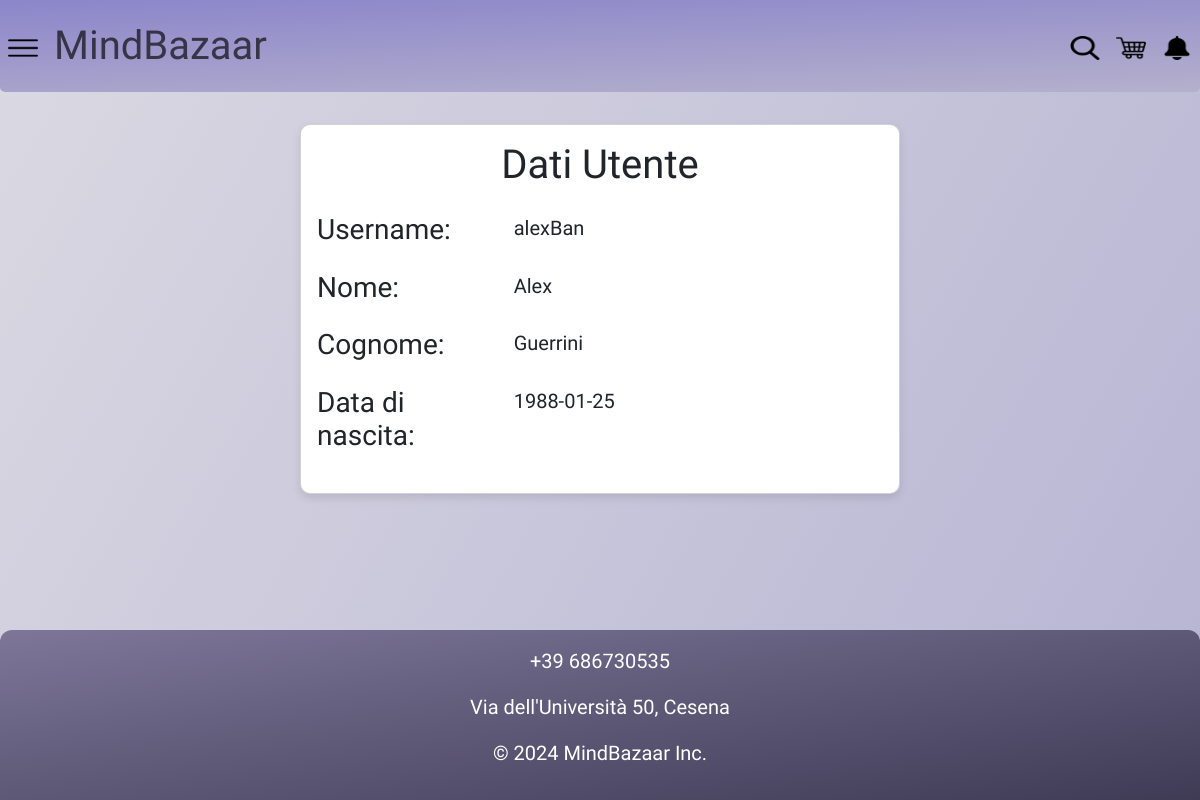
The page /personalInfo.php (signed in) on the database its author committed.
### tables this page shows
create table UTENTI (
     username varchar(20) not null,
     nome varchar(20) not null,
     cognome varchar(20) not null,
     data_nascita datetime not null,
     password varchar(255) not null,
     amministratore char not null,
     constraint ID_UTENTE_ID primary key (username));

### personalInfo.php (called while the page is built, shortened)
<?php
require_once 'bootstrap.php';
$userParams["datiUtente"] = $dbh->getUserDataByUsername($_SESSION["username"]);
require 'template/base.php';

### db/database.php (called while the page is built, shortened)
<?php
class DatabaseHelper {
    private $db;
    public function __construct($servername, $username, $password, $dbname, $port) {
        $this->db = new mysqli($servername, $username, $password, $dbname, $port);
    }
    public function getArticles() {
        $stmt = $this->db->prepare("SELECT A.*, P.nome_categoria, IFNULL((SELECT SUM(RI.quantita)
                                FROM ARTICOLI AI, RICHIESTE RI
                                WHERE AI.versione = RI.versione_articolo
                                    AND AI.id_prodotto = RI.id_prodotto
                                    AND AI.id_prodotto = A.id_prodotto
                                    AND AI.versione = A.versione
                                GROUP BY AI.id_prodotto, AI.versione), 0) as vendite, P.nome, P.descrizione, P.eta_minima, P.immagine
                FROM ARTICOLI A, PRODOTTI P
                WHERE A.id_prodotto = P.id
                GROUP BY A.id_prodotto, A.versione");
        $stmt->execute();
        $result = $stmt->get_result();
        return $result->fetch_all(MYSQLI_ASSOC);
    }
    public function getUserDataByUsername($username) {
        $stmt = $this->db->prepare("SELECT * FROM UTENTI WHERE username = ?");
        $stmt->bind_param("s", $username);
        $stmt->execute();
        $result = $stmt->get_result();
        return $result->fetch_all(MYSQLI_ASSOC);
    }
}

### bootstrap.php (called while the page is built, shortened)
<?php
require_once("db/database.php");
$dbh = new DatabaseHelper("localhost", "root", "", "MindBazaar", 3306);
$userParams["articoli"] = $dbh->getArticles();

### template/userPersonalInfo.php (the view)
<?php $datiUtente = $userParams["datiUtente"][0]; ?>
<section class="container my-4">
    <div class="card mx-auto userInfoContainer">
        <div class="card-body">
            <h2 class="card-title text-center mb-4">Dati Utente</h2>
            <div class="row mb-3">
                <div class="col-4">
                    <h3>Username:</h3>
                </div>
                <div class="col-8">
                    <p class="card-text"><?php echo $datiUtente["username"]; ?></p>
                </div>
            </div>
            <div class="row mb-3">
                <div class="col-4">
                    <h3>Nome:</h3>
                </div>
                <div class="col-8">
                    <p class="card-text"><?php echo $datiUtente["nome"]; ?></p>
                </div>
            </div>
            <div class="row mb-3">
                <div class="col-4">
                    <h3>Cognome:</h3>
                </div>
                <div class="col-8">
                    <p class="card-text"><?php echo $datiUtente["cognome"]; ?></p>
                </div>
            </div>
            <div class="row mb-3">
                <div class="col-4">
                    <h3>Data di nascita:</h3>
                </div>
                <div class="col-8">
                    <p class="card-text"><?php echo DateTime::createFromFormat("Y-m-d H:i:s", $datiUtente["data_nascita"])->format("Y-m-d"); ?></p>
                </div>
            </div>
        </div>
    </div>
</section>

### css/style.css (style rules this page uses)
body { color: black; font-family: 'Roboto Condensed'; font-weight: 300; font-size: 20px; min-height: 100vh; display: flex; flex-direction: column; background-color: #dadff7; background-image: linear-gradient(120deg, #dbd9e2, #b6b4d3); }
.card { border-radius: 10px; box-shadow: 0 4px 8px rgba(0, 0, 0, 0.1); }
.card-title { font-size: 2.5rem; }
.card-body { display: flex; flex-direction: column; }
.userInfoContainer { max-width: 600px; }

### rows shown on the page
utenti: username "alexBan", nome "Alex", cognome "Guerrini", data_nascita "1988-01-25"
